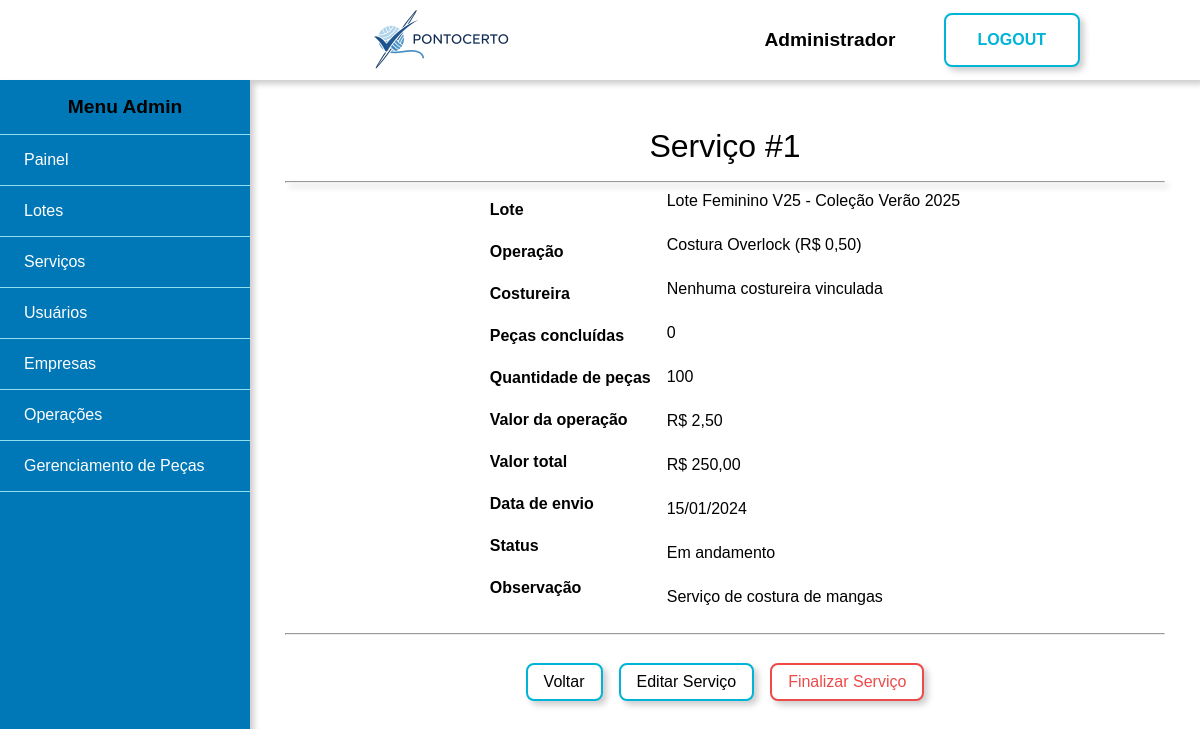
The page /admin/visualizar-servico?id=1 (signed in) on the database its author committed.
### tables this page shows
CREATE TABLE usuarios (
    id int PRIMARY KEY AUTO_INCREMENT,
    tipo enum('admin', 'costureira') NOT NULL DEFAULT 'costureira',
    nome varchar(50) NOT NULL,
    cpf varchar(11) NOT NULL UNIQUE,
    email varchar(250) NOT NULL UNIQUE,
    telefone varchar(11) NOT NULL,
    cep varchar(8) NOT NULL,
    logradouro varchar(250),
    complemento varchar(50),
    cidade varchar(100),
    tipo_chave_pix enum('cpf', 'cnpj', 'email', 'telefone', 'aleatoria') DEFAULT 'cpf',
    chave_pix varchar(250),
    senha varchar(255) NOT NULL,
    banco int NULL DEFAULT 0,
    agencia INT NULL DEFAULT 0,
    conta INT NULL DEFAULT 0,
    especialidade_id INT NOT NULL DEFAULT 2,
    ativo TINYINT DEFAULT 1,
    created_at TIMESTAMP DEFAULT CURRENT_TIMESTAMP,
    updated_at TIMESTAMP DEFAULT CURRENT_TIMESTAMP ON UPDATE CURRENT_TIMESTAMP
 );

CREATE TABLE servicos (
    id INT PRIMARY KEY AUTO_INCREMENT,
    lote_id INT NOT NULL,
    operacao_id INT NOT NULL,
    quantidade_pecas INT NOT NULL,
    pecas_concluidas INT DEFAULT 0,
    valor_operacao DECIMAL(10,2) NOT NULL,
    data_envio DATE NOT NULL,
    data_finalizacao DATE NULL,
    observacao TEXT,
    costureira_id INT NULL,
    status ENUM('Em andamento', 'Finalizado', 'Inativo') DEFAULT 'Em andamento',
    created_at TIMESTAMP DEFAULT CURRENT_TIMESTAMP,
    updated_at TIMESTAMP DEFAULT CURRENT_TIMESTAMP ON UPDATE CURRENT_TIMESTAMP,
    
    FOREIGN KEY (lote_id) REFERENCES lotes(id) ON DELETE RESTRICT,
    FOREIGN KEY (operacao_id) REFERENCES operacoes(id) ON DELETE RESTRICT
);

CREATE TABLE lotes (
    id INT PRIMARY KEY AUTO_INCREMENT,
    empresa_id VARCHAR(50) NOT NULL,
    colecao VARCHAR(100) NOT NULL,
    nome VARCHAR(100) NOT NULL,
    observacao TEXT,
    data_entrada DATE NOT NULL,
    data_entrega DATE,
    valor_total DECIMAL(12, 2) DEFAULT 0.00,
    status ENUM('Aberto', 'Entregue', 'Cancelado') DEFAULT 'Aberto',
    anexos VARCHAR(500),
    ativo TINYINT DEFAULT 1,
    created_at TIMESTAMP DEFAULT CURRENT_TIMESTAMP,
    updated_at TIMESTAMP DEFAULT CURRENT_TIMESTAMP ON UPDATE CURRENT_TIMESTAMP
);

CREATE TABLE operacoes (
    id INT PRIMARY KEY AUTO_INCREMENT,
    nome VARCHAR(255) NOT NULL,
    valor DECIMAL(10, 2) NOT NULL,
    ativo TINYINT DEFAULT 1,
    created_at TIMESTAMP DEFAULT CURRENT_TIMESTAMP,
    updated_at TIMESTAMP DEFAULT CURRENT_TIMESTAMP ON UPDATE CURRENT_TIMESTAMP
);

### views/admin/visualizar-servico.php (the view, shortened to what the rows shown need)
<div class="conteudo flex">
    <div class="formulario-cadastro">
        <div class="titulo">Serviço #<?= htmlspecialchars($servico['id']) ?></div>
        <hr class="shadow">
        <span class="lista-informacoes flex center">
            <span class="lista-informacoes-coluna bold flex vertical">
            </span>
            <span class="lista-informacoes-coluna flex vertical">
            <span class="flex v-center" style="min-height:20px"><?= htmlspecialchars($servico['lote_nome']) ?> - <?= htmlspecialchars($servico['colecao']) ?></span>
            <span class="flex v-center" style="min-height:20px"><?= htmlspecialchars($servico['operacao_nome']) ?> (R$ <?= number_format($servico['valor_base_operacao'], 2, ',', '.') ?>)</span>
            <span class="flex v-center" style="min-height:20px">
        <?php if ($servico['costureira_nome']): ?>
            <?= htmlspecialchars($servico['costureira_nome']) ?> - <?= htmlspecialchars($servico['costureira_especialidade']) ?>
            <?php if ($servico['status'] === 'Em andamento'): ?>
                <a href="<?= BASE_URL ?>admin/desvincular-costureira?servico_id=<?= $servico['id'] ?>"
                   onclick="return confirm('Tem certeza que deseja desvincular esta costureira?')"
                   class="btn-remover" style="margin-left: 10px;" title="Desvincular Costureira">
                    Desvincular
                </a>
            <?php endif; ?>
        <?php else: ?>
            <span class="texto-vermelho">Nenhuma costureira vinculada</span>
        <?php endif; ?>
    </span>
                <span class="flex v-center" style="min-height:20px"><?= htmlspecialchars($servico['pecas_concluidas']) ?></span>
                <span class="flex v-center" style="min-height:20px"><?= htmlspecialchars($servico['quantidade_pecas']) ?></span>
                <span class="flex v-center" style="min-height:20px">R$ <?= number_format($servico['valor_operacao'], 2, ',', '.') ?></span>
                <span class="flex v-center" style="min-height:20px">R$ <?= number_format($servico['valor_operacao'] * $servico['quantidade_pecas'], 2, ',', '.') ?></span>
                <span class="flex v-center" style="min-height:20px"><?= date('d/m/Y', strtotime($servico['data_envio'])) ?></span>
                <span class="flex v-center status-<?= strtolower($servico['status']) ?>" style="min-height:20px"><?= htmlspecialchars($servico['status']) ?></span>
                <span class="flex v-center" style="min-height:20px"><?= htmlspecialchars($servico['observacao'] ?? 'Nenhuma') ?></span>
            </span>
        </span>
        <br>
        <hr>
        <div class="flex h-center l-gap">
            <div class="acoes-servico flex s-gap" style="margin-top: 20px;">
            </div>
        </div>
    </div>
</div>

### views/shared/header.php (shortened to what the rows shown need)
<!DOCTYPE html>
<html lang="pt-BR">
<head>
    <link rel="stylesheet" href="<?php echo ASSETS_URL?>css/style.css">
</head>
<body>
    <?php if ($login ?? false): ?>
        <div class="principal azul flex center">
    <?php else: ?>
        <div class="principal">
            <?php if ($usuarioLogado ?? false): ?>
                <div class="topo flex h-center shadow">
                    <a class="imagem-topo" href="<?= $dashboardLink ?>">
                        <img src="<?php echo ASSETS_URL?>img/banner.png" alt="banner">
                    </a>
                    <span class="flex l-gap v-center">
                        <span class="nome-usuario"><?= htmlspecialchars($nomeUsuario) ?></span>
                        <a href="<?= BASE_URL ?>logout" class="botao-grande">LOGOUT</a>
                    </span>
                </div>
            <?php endif; ?>
    <?php endif; ?>

### rows shown on the page
usuarios: nome "Administrador"
servicos: id "1", lote.nome "Lote Feminino V25", lote.colecao "Coleção Verão 2025", operacao.nome "Costura Overlock", operacao.valor "0,50", pecas_concluidas "0", quantidade_pecas "100", valor_operacao "2,50", $servico['valor_operacao'] * $servico['quantidade_pecas'] "250,00", data_envio "15/01/2024", status "Em andamento", observacao "Serviço de costura de mangas"

### other values the page prints
$userRole "Admin"
$item['label'] "Painel"
$item['label'] "Lotes"
$item['label'] "Serviços"
$item['label'] "Usuários"
$item['label'] "Empresas"
$item['label'] "Operações"
$item['label'] "Gerenciamento de Peças"
